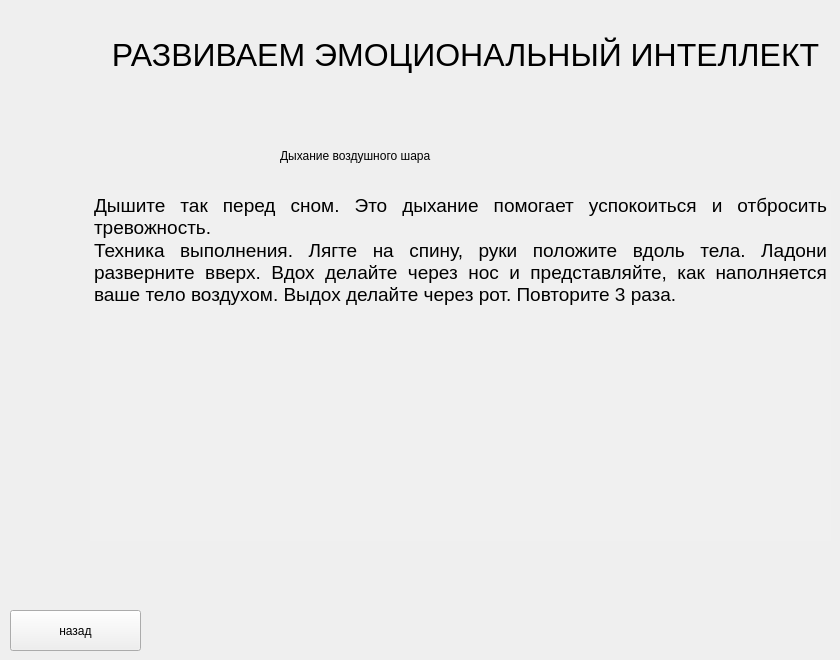
   <widget class="QWidget" name="page_78">
    <widget class="QLabel" name="label_368">
     <property name="geometry">
      <rect>
       <x>280</x>
       <y>130</y>
       <width>341</width>
       <height>51</height>
      </rect>
     </property>
     <property name="styleSheet">
      <string notr="true">font: 20pt &quot;Arial&quot;;</string>
     </property>
     <property name="text">
      <string>Дыхание воздушного шара</string>
     </property>
    </widget>
    <widget class="QTextEdit" name="textEdit_141">
     <property name="enabled">
      <bool>false</bool>
     </property>
     <property name="geometry">
      <rect>
       <x>90</x>
       <y>190</y>
       <width>741</width>
       <height>351</height>
      </rect>
     </property>
     <property name="styleSheet">
      <string notr="true">font: 12pt &quot;Arial&quot;;
background-color:#f0f0f0;
border:0;
color:black;</string>
     </property>
     <property name="verticalScrollBarPolicy">
      <enum>Qt::ScrollBarAlwaysOff</enum>
     </property>
     <property name="horizontalScrollBarPolicy">
      <enum>Qt::ScrollBarAlwaysOff</enum>
     </property>
     <property name="html">
      <string>&lt;!DOCTYPE HTML PUBLIC &quot;-//W3C//DTD HTML 4.0//EN&quot; &quot;http://www.w3.org/TR/REC-html40/strict.dtd&quot;&gt;
&lt;html&gt;&lt;head&gt;&lt;meta name=&quot;qrichtext&quot; content=&quot;1&quot; /&gt;&lt;style type=&quot;text/css&quot;&gt;
p, li { white-space: pre-wrap; }
&lt;/style&gt;&lt;/head&gt;&lt;body style=&quot; font-family:'Arial'; font-size:12pt; font-weight:400; font-style:normal;&quot;&gt;
&lt;p align=&quot;justify&quot; style=&quot; margin-top:0px; margin-bottom:0px; margin-left:0px; margin-right:0px; -qt-block-indent:0; text-indent:0px;&quot;&gt;&lt;span style=&quot; font-family:'Arial','sans-serif'; font-size:14pt;&quot;&gt;Дышите так перед сном. Это дыхание помогает успокоиться и отбросить тревожность. &lt;/span&gt;&lt;/p&gt;
&lt;p align=&quot;justify&quot; style=&quot; margin-top:0px; margin-bottom:0px; margin-left:0px; margin-right:0px; -qt-block-indent:0; text-indent:0px;&quot;&gt;&lt;span style=&quot; font-family:'Arial','sans-serif'; font-size:14pt;&quot;&gt;Техника выполнения. Лягте на спину, руки положите вдоль тела. Ладони разверните вверх. Вдох делайте через нос и представляйте, как наполняется ваше тело воздухом. Выдох делайте через рот. Повторите 3 раза. &lt;/span&gt;&lt;/p&gt;&lt;/body&gt;&lt;/html&gt;</string>
     </property>
    </widget>
    <widget class="QLabel" name="label_369">
     <property name="geometry">
      <rect>
       <x>100</x>
       <y>10</y>
       <width>731</width>
       <height>91</height>
      </rect>
     </property>
     <property name="styleSheet">
      <string notr="true">font-family:Arial;
font-size:24pt;</string>
     </property>
     <property name="text">
      <string>&lt;html&gt;&lt;head/&gt;&lt;body&gt;&lt;p align=&quot;center&quot;&gt;РАЗВИВАЕМ ЭМОЦИОНАЛЬНЫЙ ИНТЕЛЛЕКТ&lt;/p&gt;&lt;/body&gt;&lt;/html&gt;</string>
     </property>
    </widget>
    <widget class="QPushButton" name="pushButton_458">
     <property name="geometry">
      <rect>
       <x>10</x>
       <y>610</y>
       <width>131</width>
       <height>41</height>
      </rect>
     </property>
     <property name="text">
      <string>назад</string>
     </property>
    </widget>
   </widget>
